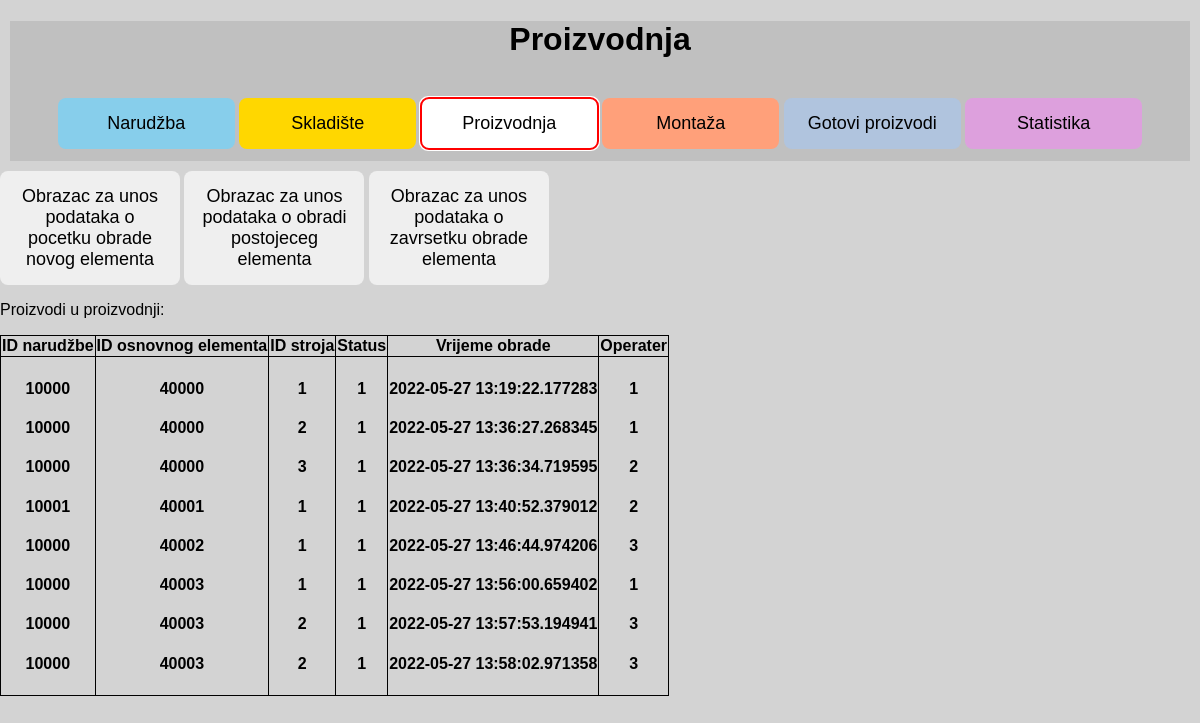
The app's page /manufacturing with its own data.
### app.py (models this page shows, shortened)
class Manufacturing(db.Model):
    __tablename__ = "manufacturing"
    auto_id = db.Column(db.Integer, primary_key=True)
    order_id = db.Column(db.Integer)
    part_id = db.Column(db.Integer)
    machine_id = db.Column(db.Integer)
    manufacturing_status = db.Column(db.String(200))
    manufacturing_time = db.Column(db.DateTime, default=datetime.now)
    manufacturing_worker = db.Column(db.Integer)
    first_time = True

### app.py (the view)
@app.route("/manufacturing")
def manufacturing():
    product = Manufacturing.query.order_by(Manufacturing.part_id)
    return render_template("manufacturing.html", product=product)

### templates/manufacturing.html (shortened to what this page needs)
{% extends 'base.html' %}
{% block head %}
<link rel="stylesheet" href="{{ url_for('static', filename='css/manufacturing.css') }}">
{% endblock %}
{% block body %}
<div class="content">
    <h1 id="Naslov">Proizvodnja</h1>
    <br>
    <button class="btn btn-1" , onclick="window.location.href='/order'">Narudžba</button>
    <button class="btn btn-2" , onclick="window.location.href='/warehouse'">Skladište</button>
    <button class="btn btn-3" , onclick="window.location.href='/manufacturing'">Proizvodnja</button>
    <button class="btn btn-4" , onclick="window.location.href='/installation'">Montaža</button>
    <button class="btn btn-5" , onclick="window.location.href='/finishedproduct'">Gotovi proizvodi</button>
    <button class="btn btn-6" , onclick="window.location.href='/statistic'">Statistika</button>
</div>
<button class="btn" , onclick="window.location.href='/new_manufacturing_form'">Obrazac za unos podataka o
    pocetku obrade novog elementa</button>
<button class="btn" , onclick="window.location.href='/existing_manufacturing_form'">Obrazac za unos podataka o
    obradi postojeceg elementa</button>
<button class="btn" , onclick="window.location.href='/finishing_manufacturing_form'">Obrazac za unos podataka o
    zavrsetku obrade elementa</button>
<p>Proizvodi u proizvodnji:</p>
<table>
    <tr>
        <th>ID narudžbe</th>
        <th>ID osnovnog elementa</th>
        <th>ID stroja</th>
        <th>Status</th>
        <th>Vrijeme obrade</th>
        <th>Operater</th>
    </tr>
    <tr>
        <th>
            {% for manufacturing in product %}
            <h4>
                {{manufacturing.order_id}}
            </h4>
            {% endfor %}
        </th>
        <th>
            {% for manufacturing in product %}
            <h4>
                {{manufacturing.part_id}}
            </h4>
            {% endfor %}
        </th>
        <th>
            {% for manufacturing in product %}
            <h4>
                {{manufacturing.machine_id}}
            </h4>
            {% endfor %}
        </th>
        <th>
            {% for manufacturing in product %}
            <h4>
                {{manufacturing.manufacturing_status}}
            </h4>
            {% endfor %}
        </th>
        <th>
            {% for manufacturing in product %}
            <h4>
                {{manufacturing.manufacturing_time}}
            </h4>
            {% endfor %}
        </th>
        <th>
            {% for manufacturing in product %}
            <h4>
                {{manufacturing.manufacturing_worker}}
            </h4>
            {% endfor %}
        </th>
    </tr>
</table>
{% endblock %}

### templates/base.html (shortened to what this page needs)
<!DOCTYPE html>
<html lang="en">
<head>
    <link rel="stylesheet" href="{{ url_for('static', filename='css/main.css') }}">
    {% block head %}{% endblock %}
</head>
<body>
    {% block body %}{% endblock %}
</body>
</html>

### static/css/main.css (style rules this page uses)
body { margin: 0; font-family: sans-serif; background-color: lightgrey; }
.content { margin: 10px; background-color: silver; text-align: center; height: 140px; }
.btn { padding: 15px; font-size: large; border: none; width: 15%; border-radius: 8px; }
.btn-1 { background-color: skyblue; }
.btn-2 { background-color: gold; }
.btn-3 { background-color: palegreen; }
.btn-4 { background-color: lightsalmon; }
.btn-5 { background-color: lightsteelblue; }
.btn-6 { background-color: plum; }

### static/css/manufacturing.css (style rules this page uses)
body { margin: 0px; font-family: sans-serif; background-color: lightgrey; }
.content { margin: 10px; background-color: silver; text-align: center; height: 140px; }
.btn { padding: 15px; font-size: large; border: none; width: 15%; border-radius: 8px; }
.btn-1 { background-color: skyblue; }
.btn-2 { background-color: gold; }
.btn-3 { background-color: white; border-color: red; outline: 50px auto red; }
.btn-4 { background-color: lightsalmon; }
.btn-5 { background-color: lightsteelblue; }
.btn-6 { background-color: plum; }

### templates/manufacturing.html (style rules this page uses)
table, th, td { border: 1px solid black; border-collapse: collapse; }

### records on screen
Manufacturing: order_id "10000", part_id "40000", machine_id "1", manufacturing_status "1", manufacturing_time "2022-05-27 13:19:22.177283", manufacturing_worker "1"
Manufacturing: order_id "10000", part_id "40000", machine_id "2", manufacturing_status "1", manufacturing_time "2022-05-27 13:36:27.268345", manufacturing_worker "1"
Manufacturing: order_id "10000", part_id "40000", machine_id "3", manufacturing_status "1", manufacturing_time "2022-05-27 13:36:34.719595", manufacturing_worker "2"
Manufacturing: order_id "10001", part_id "40001", machine_id "1", manufacturing_status "1", manufacturing_time "2022-05-27 13:40:52.379012", manufacturing_worker "2"
Manufacturing: order_id "10000", part_id "40002", machine_id "1", manufacturing_status "1", manufacturing_time "2022-05-27 13:46:44.974206", manufacturing_worker "3"
Manufacturing: order_id "10000", part_id "40003", machine_id "1", manufacturing_status "1", manufacturing_time "2022-05-27 13:56:00.659402", manufacturing_worker "1"
Manufacturing: order_id "10000", part_id "40003", machine_id "2", manufacturing_status "1", manufacturing_time "2022-05-27 13:57:53.194941", manufacturing_worker "3"
Manufacturing: order_id "10000", part_id "40003", machine_id "2", manufacturing_status "1", manufacturing_time "2022-05-27 13:58:02.971358", manufacturing_worker "3"
